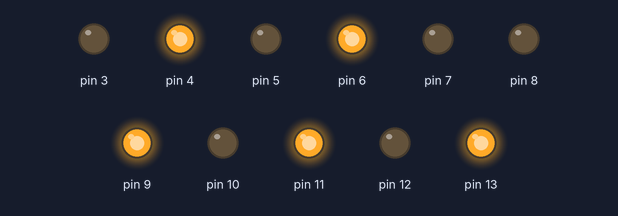
This sketch was run on a simulated Arduino Uno, built with avr-gcc and run on an emulated ATmega328P. On the bench: output pins drawn as LEDs (lit = HIGH).

Above: at 0.2 s.
At 1.7 s:
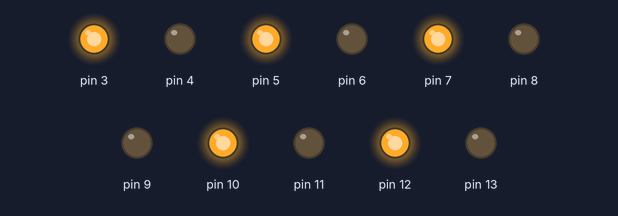
Timing chart, 0 to 3.0 s (numbered marks = the images above):
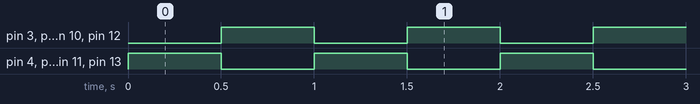

Measured:
- by itself, pin 3–7, pin 9–13: alternates HIGH for 0.50 s and LOW for 0.50 s

The sketch:

On_Off_Pattern.ino
```cpp
void setup()
  {
      for(int i = 3; i<=13;i++)
      {
      pinMode(i, OUTPUT);
      }

  }

void loop()
{

  digitalWrite(3, LOW);
  digitalWrite(4,HIGH);
  digitalWrite(5,LOW);
  digitalWrite(6,HIGH);
  digitalWrite(7,LOW);
  digitalWrite(9, HIGH);
  digitalWrite(10,LOW);
  digitalWrite(11,HIGH);
  digitalWrite(12,LOW);
  digitalWrite(13,HIGH);

delay(500);

  digitalWrite(3, HIGH);
  digitalWrite(4,LOW);
  digitalWrite(5,HIGH);
  digitalWrite(6,LOW);
  digitalWrite(7,HIGH);
  digitalWrite(9, LOW);
  digitalWrite(10,HIGH);
  digitalWrite(11,LOW);
  digitalWrite(12,HIGH);
  digitalWrite(13,LOW);

delay(500);

}
```
